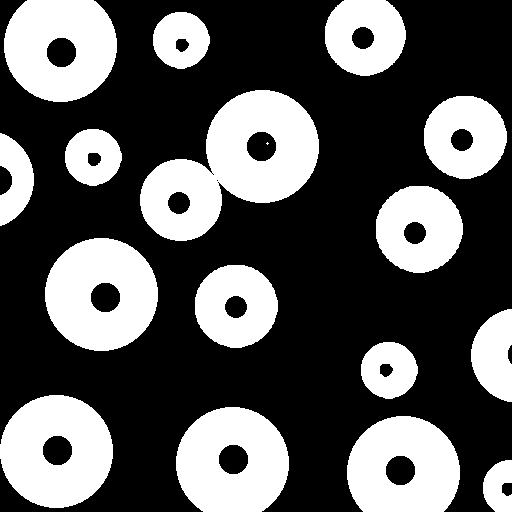
#> input picture Imagens/binary_dots.jpg, 512 x 512 px
$ python Aula13_Operacoes_Morfologicas-remocao-elementos-borda.py
#> lines starting #> are read from the running program, lines starting #| are printed output that depends on the picture; after the words box and inside, x2 and y2 are one past the last pixel; in counts of white or black regions, pixels touching at a corner belong together
import cv2
from matplotlib import pyplot as plt
import numpy as np
import visaoComputacional as visco

I = cv2.imread('./Imagens/binary_dots.jpg', cv2.IMREAD_GRAYSCALE)
#> I is the input picture: shape (512, 512); min 0, max 255, mean 90.1
ret, I = cv2.threshold(I, 0, 255, cv2.THRESH_BINARY+cv2.THRESH_OTSU)
#> I: shape (512, 512); 35.3% white; 17 white regions (1 under 20 px), largest, box (x1, y1, x2, y2) and area: (140, 90, 319, 241) 14240, (45, 238, 158, 351) 9332, (0, 395, 113, 508) 9332
#> ret = 1
plt.figure()
plt.imshow(I, cmap='gray')

I_mascara = I.copy()
# plt.figure()
# plt.imshow(I_mascara, cmap='gray')

I_marcador = I_mascara.copy()
I_marcador[2:-1,2:-1] = 0
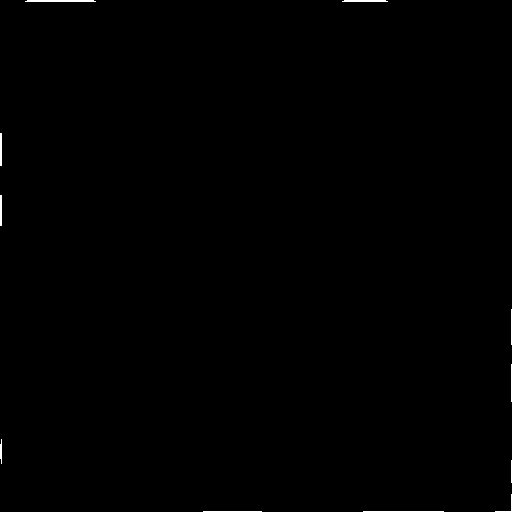
#> I_marcador: shape (512, 512); 0.25% white; 11 white regions, largest, box (x1, y1, x2, y2) and area: (25, 0, 96, 2) 138, (342, 0, 388, 2) 88, (363, 511, 444, 512) 81
# plt.figure()
# plt.imshow(I_marcador, cmap='gray')

#> (the run stopped early here; a loop or call above may not have finished)
